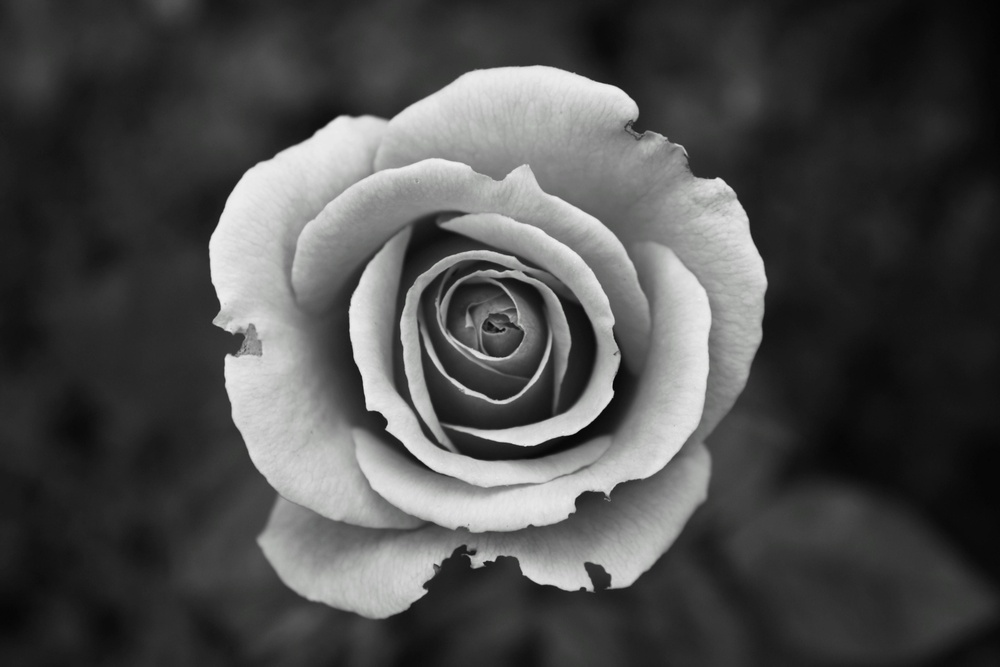
#> input picture CVIP/EP-2/image.jpg, 1000 x 667 px, shrunk from 4272 x 2848 before the run
$ python EP-2.2.py
#> lines starting #> are read from the running program, lines starting #| are printed output that depends on the picture; after the words box and inside, x2 and y2 are one past the last pixel; in counts of white or black regions, pixels touching at a corner belong together
import cv2
import numpy as np
import matplotlib.pyplot as plt
image_path="image.jpg"
image=cv2.imread(image_path, cv2.IMREAD_GRAYSCALE)
#> image: shape (667, 1000); min 3, max 240, mean 76.5
if image is None:
    print("Error: Unable to load the image. please check the file!")
else:
    def contrast_stretch(image):
        min_val=np.min(image)
#> min_val = 3
        max_val=np.max(image)
#> max_val = 240
        stretched_image=255*(image-min_val)/(max_val-min_val)
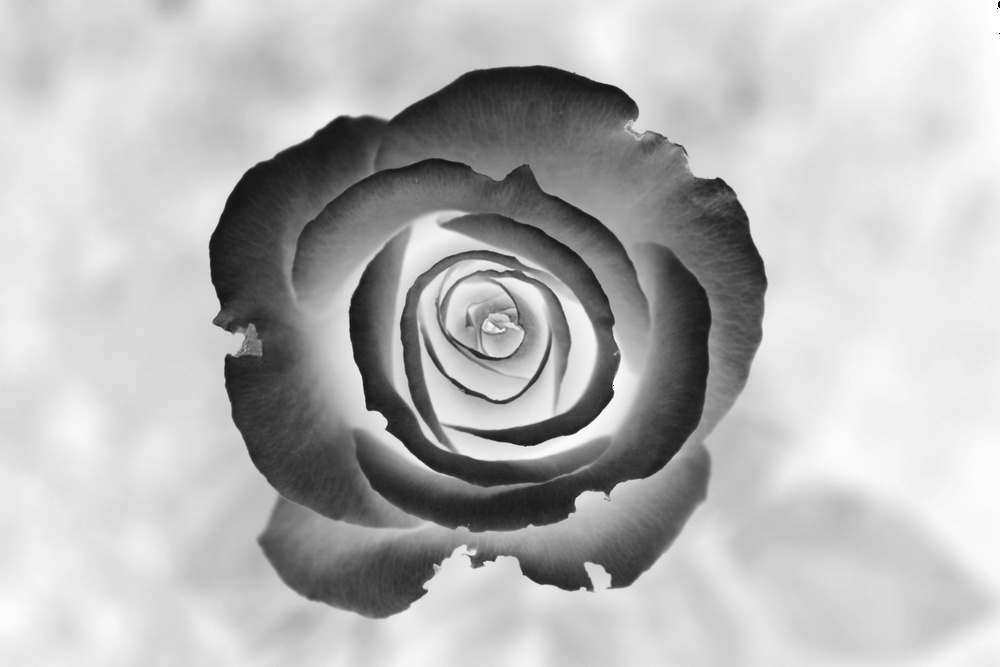
#> stretched_image: shape (667, 1000) float64; min 0, max 1.08, mean 0.77; drawn with min black and max white
        return np.uint8(stretched_image)
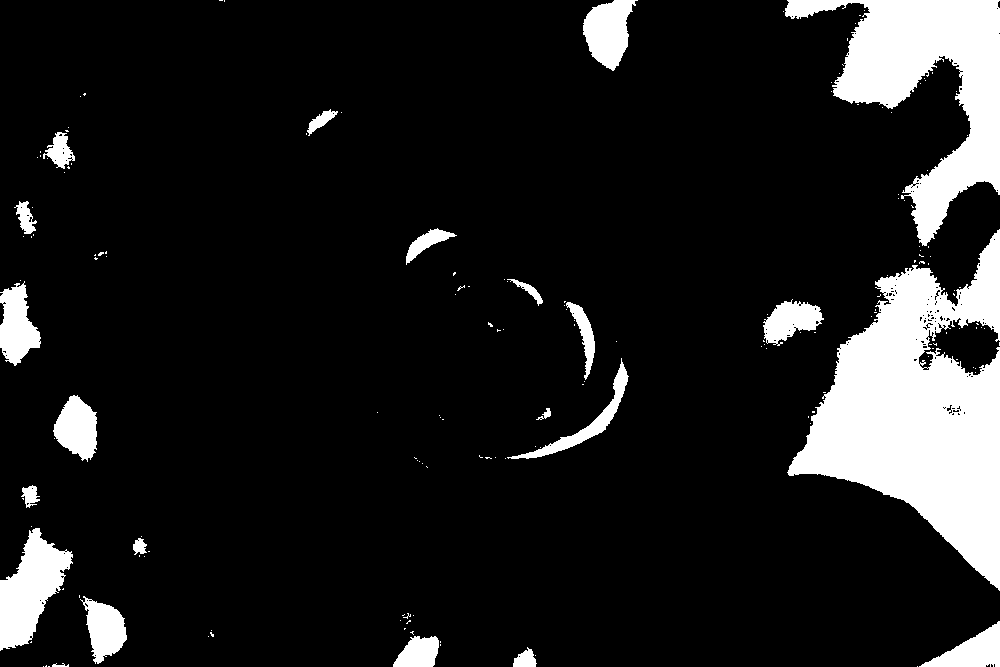
#> returned value: shape (667, 1000); values 0 (black) and 1 (white), 12.2% white; 171 white regions (149 under 20 px), largest, box (x1, y1, x2, y2) and area: (787, 229, 1000, 591) 37677, (785, 0, 1000, 246) 20582, (0, 528, 73, 651) 4767
stretched_image=contrast_stretch(image)
titles=["Original image", "Stretched image"]
images=[image, stretched_image]
for i in range(2):
    plt.subplot(1, 2, i+1)
    plt.title(titles[i])
    plt.imshow(images[i])
    plt.axis("off")
plt.tight_layout()
plt.show()
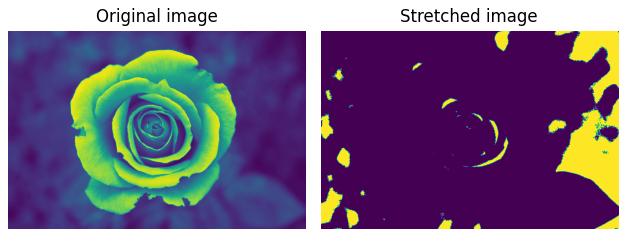
#> figure drawn by matplotlib, 2 panels
